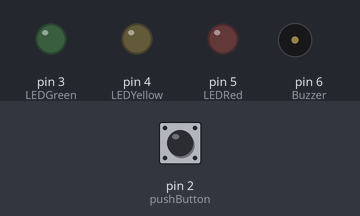
Bench run of a sketch on a simulated Arduino Uno, built with avr-gcc and run on an emulated ATmega328P. On the bench: output pins drawn as LEDs (lit = HIGH), buzzer (waves = sounding, pin HIGH). Inputs (shaded band) come from the test bench; at power-on: pin 2 (pushButton) LOW.

Above: at 1.2 s.
1.3 s: pin 2 (pushButton) pulled HIGH for 0.15 s
At 3.3 s:
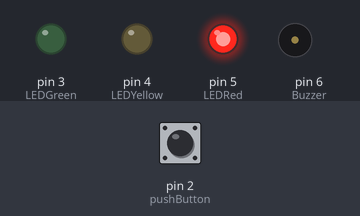
At 14.8 s:
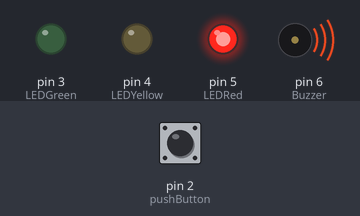
Timing chart, 0 to 18.5 s (numbered marks = the images above; inputs shaded):
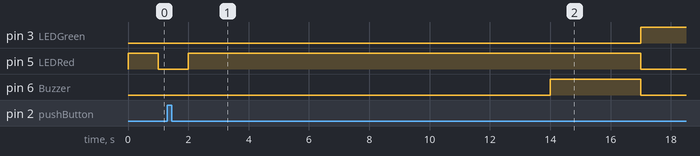

Measured:
- after the input at 1.3 s, pin 3 (LEDGreen): LOW → HIGH after 15.7 s; pin 6 (Buzzer): LOW → HIGH after 12.7 s, → LOW 3.0 s later

The sketch:

Traffic_Lights.ino
```cpp
// Digital pins 2-6 are being used
int pushButton = 2;
int LEDGreen = 3;
int LEDYellow = 4;
int LEDRed = 5;
int Buzzer = 6;
int buttonFlag = 0;
int i;


// the setup routine runs once when you press reset:
void setup() {
  //Set the pinmode for the digital pins in use
  pinMode(pushButton, INPUT);
  pinMode(LEDGreen, OUTPUT);
  pinMode(LEDYellow, OUTPUT);
  pinMode(LEDRed, OUTPUT);
  pinMode(Buzzer, OUTPUT);
}

// the loop routine runs over and over again forever:
void loop() {
 //Initial condition is to flash red light until button is pressed
 while (buttonFlag == 0) {

  digitalWrite(LEDRed, HIGH);//Turn the Red LED on

 for (i = 0; i <100; i++){    //Check button Status every 10ms
  if (digitalRead(pushButton) == 1){
    buttonFlag = 1;
  }
  delay(10);
  }

  digitalWrite(LEDRed, LOW);//Turn LED off

  for (i = 0; i <100; i++){     //Check button Status every 10ms
  if (digitalRead(pushButton) ==1){
    buttonFlag = 1;
  }
  delay(10);
  }
 }

  digitalWrite(LEDRed, HIGH);   //Turn on Red wait 12 sec
  delay(12000);

  digitalWrite(Buzzer, HIGH);   //Turn on buzzer wait 3 sec
  delay(3000);

  digitalWrite(Buzzer, LOW);    //Turn off red/buzzer
  digitalWrite(LEDRed, LOW);

  digitalWrite(LEDGreen, HIGH);  //Turn on green wait 12 sec
  delay(12000);

  digitalWrite(Buzzer, HIGH);   //Turn on buzzer wait 3 sec
  delay(3000);

  digitalWrite(LEDGreen, LOW);   //Turn off green turn on yellow
  digitalWrite(LEDYellow, HIGH);  //Buzzer stays on for yellow
  delay(3000);
  digitalWrite(Buzzer, LOW);    //Turn off buzzer then repeat
  digitalWrite(LEDYellow, LOW);

 }
```
